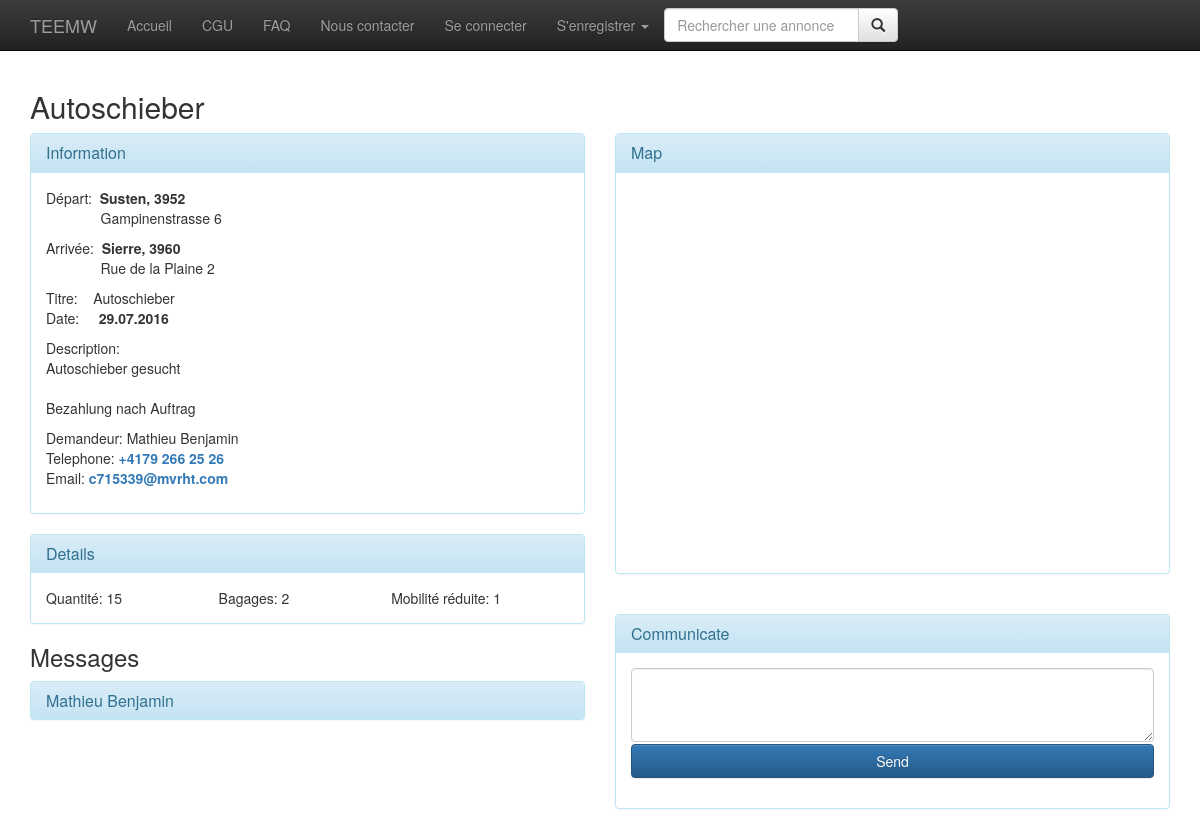
The app's page /demand/get_offer/5 with its own data.
### tables this page shows
CREATE TABLE `offer` (
  `id` int(11) NOT NULL,
  `user_id` int(11) DEFAULT NULL,
  `offer` varchar(100) DEFAULT NULL,
  `start_street` varchar(200) NOT NULL,
  `start_zip_code` int(4) NOT NULL,
  `start_place` varchar(200) NOT NULL,
  `destination_street` varchar(200) NOT NULL,
  `destination_zip_code` int(4) NOT NULL,
  `destination_place` varchar(200) NOT NULL,
  `description` text NOT NULL,
  `offer_type` varchar(4) NOT NULL,
  `fields` text NOT NULL,
  `date` date NOT NULL,
  `state` int(4) NOT NULL DEFAULT '1'
);

CREATE TABLE `users` (
  `id` int(11) NOT NULL,
  `username` varchar(50) NOT NULL,
  `password` varchar(255) NOT NULL,
  `email` varchar(100) NOT NULL,
  `tel` varchar(100) NOT NULL,
  `first_name` varchar(100) NOT NULL,
  `last_name` varchar(100) NOT NULL,
  `address` varchar(200) NOT NULL,
  `zip_code` int(8) NOT NULL,
  `street` varchar(100) NOT NULL,
  `activated` tinyint(1) NOT NULL DEFAULT '1',
  `banned` tinyint(1) NOT NULL DEFAULT '0',
  `ban_reason` varchar(255) DEFAULT NULL,
  `new_password_key` varchar(50) DEFAULT NULL,
  `new_password_requested` datetime DEFAULT NULL,
  `new_email` varchar(100) DEFAULT NULL,
  `new_email_key` varchar(50) DEFAULT NULL,
  `last_ip` varchar(40) NOT NULL,
  `last_login` datetime NOT NULL DEFAULT '0000-00-00 00:00:00',
  `created` datetime NOT NULL DEFAULT '0000-00-00 00:00:00',
  `modified` timestamp NOT NULL DEFAULT CURRENT_TIMESTAMP ON UPDATE CURRENT_TIMESTAMP
);

### application/core/MY_Loader.php (called while the page is built, shortened)
<?php  if ( ! defined('BASEPATH')) exit('No direct script access allowed');
class MY_Loader extends CI_Loader {
	var $template;
	function view($view, $vars = array(), $return = FALSE) {
		$CI =& get_instance();
		$vars['content_view'] = $view;
		$vars['is_logged'] = $CI->tank_auth->is_logged_in();
		if ($this->template !== FALSE) {
			return parent::view('../template/'.$this->template, $vars, $return);
		}
		return $this->basic_view($view, $vars, $return);
	}
	function basic_view($view, $vars = array(), $return = FALSE) {
		return parent::view($view, $vars, $return);
	}
	function _load_template() {
		$this->template = 'default';
	}
}

### application/controllers/Demand.php (called while the page is built, shortened)
<?php
class Demand extends MY_Controller {
	public function get_offer() {
		$offer_id = $this->uri->segment(3);
		$offer = $this->offer_model->get_offer_by_id($offer_id);
		$offer = $offer[0];
		$offer->date = date('d.m.Y', strtotime($offer->date));
		$offer->user = $this->users->get_user_by_id($offer->user_id);
		$offer->fields = json_decode($offer->fields);
		$data['offer'] = $offer;
		$data['labels'] = $this->get_field_labels();
		$data['this_user'] = $this->users->get_user_by_id($this->get_logged_in_user());
		$this->load->view('demand/demand_detail',$data);
	}
	public function get_field_labels() {
		$labels = array();
		$labels['dem_boxes'] = 'Nombres de cartons';
		$labels['dem_small_furniture'] = 'Nombre petits meubles';
		$labels['dem_middle_furniture'] = 'Nombre meubles moyens';
		$labels['dem_big_furniture'] = 'Nombre gros meubles';
		$labels['veh_brand'] = 'Marque';
		$labels['veh_model'] = 'Modèle';
		$labels['veh_length'] = 'Longueur';
		$labels['veh_width'] = 'Largeur';
		$labels['veh_height'] = 'Hauteur';
		$labels['veh_wheight'] = 'Poids';
		$labels['veh_number'] = 'Quantité';
		$labels['per_number'] = 'Quantité';
		$labels['per_bags'] = 'Bagages';
		$labels['per_mob_red'] = 'Mobilité réduite';
		$labels['obj_vol'] = 'Volume';
		$labels['obj_length'] = 'Longueur';
		$labels['obj_size'] = 'Largeur';
		$labels['obj_height'] = 'Hauteur';
		$labels['obj_weight'] = 'Poids';
		$labels['obj_number'] = 'Quantité';
		$labels['obj_frag'] = 'Fragilité';
		$labels[''] = '';
		$labels[''] = '';
		$labels[''] = '';
		return $labels;
	}
}

### index.php (called while the page is built, shortened)
<?php
require_once BASEPATH.'core/CodeIgniter.php';

### application/models/Offer_model.php (called while the page is built, shortened)
<?php if (!defined('BASEPATH')) exit('No direct script access allowed');
class Offer_model extends CI_Model
{
	function get_offer_by_id($offer_id)
	{
		$this->db->select('*');
		$this->db->from('offer');
		$this->db->where('id',$offer_id);
		$query=$this->db->get();
		$result = $query->result();
		foreach ($result as $obj) {
			$obj->communication = $this->offer_communication_model->get_offer_communications_by_offer_id($obj->id);
		}
		return $result;
	}
}

### application/models/Offer_communication_model.php (called while the page is built, shortened)
<?php if (!defined('BASEPATH')) exit('No direct script access allowed');
class Offer_communication_model extends CI_Model
{
	function get_offer_communications_by_offer_id($offer_id)
	{
		$this->db->select('*');
		$this->db->from('offer_communication');
		$this->db->where('offer_id',$offer_id);
		$query=$this->db->get();
		$result = $query->result();
		$return = array();
		foreach($result as $obj) {
			$from_user = $this->users->get_user_by_id($obj->from_user_id);
			$to_user = $this->users->get_user_by_id($obj->to_user_id);
			$foreign_user_id = ($this->tank_auth->get_user_id() == $obj->from_user_id ? $obj->to_user_id : $obj->from_user_id);
			$return[$foreign_user_id]['user'] = ($this->tank_auth->get_user_id() == $obj->from_user_id ? $to_user : $from_user);
			$return[$foreign_user_id]['messages'][] = $obj;
		}
		return $return;
	}
	function set_offer_communications_read_by_offer_id($offer_id, $user_id)
	{
		$this->db->where('offer_id', $offer_id);
		$this->db->where('to_user_id', $user_id);
		if ($this->db->update('offer_communication', array('is_notified' => 1))) {
			return true;
		}
		return NULL;
	}
}

### application/models/tank_auth/Users.php (called while the page is built, shortened)
<?php if (!defined('BASEPATH')) exit('No direct script access allowed');
class Users extends CI_Model
{
	private $table_name			= 'users';
	function __construct()
	{
		$ci =& get_instance();
		$this->table_name			= $ci->config->item('db_table_prefix', 'tank_auth').$this->table_name;
	}
	function get_user_by_id($user_id)
	{
		$this->db->where('id', $user_id);
		$query = $this->db->get($this->table_name);
		if ($query->num_rows() == 1) return $query->row();
		return NULL;
	}
}

### application/libraries/Tank_auth.php (called while the page is built, shortened)
<?php if (!defined('BASEPATH')) exit('No direct script access allowed');
class Tank_auth
{
	function __construct()
	{
		$this->ci =& get_instance();
	}
	function get_user_id()
	{
		return $this->ci->session->userdata('user_id');
	}
}

### application/views/demand/demand_detail.php (the view, shortened to what this page needs)
<div class="col-md-1"></div>
	<h2><?php echo $offer->offer; ?></h2>
<div class="row">
	<div class="col-md-6">
    <div class="panel panel-info">
      <div class="panel-heading">
        <h3 class="panel-title">Information</h3>
      </div>
      <div class="panel-body">
        <p>
          Départ:&nbsp;&nbsp;<strong><?php echo $offer->start_place.", ".$offer->start_zip_code; ?></strong><br>
          <?php echo $offer->start_street; ?>
        </p>
        <p>
          Arrivée:&nbsp;&nbsp;<strong><?php echo $offer->destination_place.", ".$offer->destination_zip_code; ?></strong><br>
          <?php echo $offer->destination_street; ?>
        </p>
        <p>
          Titre:&nbsp;&nbsp;&nbsp;&nbsp;<?php echo $offer->offer; ?><br>
          Date:&nbsp;&nbsp;&nbsp;&nbsp;&nbsp;<strong><?php echo $offer->date; ?></strong>
        </p>
        <p>
          Description:<br><?php echo nl2br($offer->description); ?>
        </p>
        <p>
          Demandeur:&nbsp;<?php echo $offer->user->last_name." ".$offer->user->first_name; ?><br>
          Telephone:&nbsp;<a href="tel:<?php echo $offer->user->tel; ?>"><strong><?php echo $offer->user->tel; ?></a></strong><br>
          Email:&nbsp;<a href="mailto:<?php echo $offer->user->email; ?>"><strong><?php echo $offer->user->email; ?></a></strong>
        </p>
      </div>
    </div>
    <div class="panel panel-info">
      <div class="panel-heading">
        <h3 class="panel-title">Details</h3>
      </div>
      <div class="panel-body">
          <?php
          foreach($offer->fields as $field => $value) {
            echo '<div style="width: 33%; margin: 0; padding: 0; float: left">';
            echo $labels[$offer->offer_type.'_'.$field].":&nbsp;".$value;
            echo '</div>';
          }
          ?>
      </div>
    </div>
    <h3>Messages</h3>
    <?php
    if ($offer->user_id == $this->tank_auth->get_user_id())  {
      ?>
        <?php
          foreach($offer->communication as $user_id => $data) {
            ?>
            <div class="panel-group" id="accordion">
                <div class="panel panel-info">
                    <div class="panel-heading">
                        <h4 class="panel-title">
                            <a class="accordion-toggle collapsed" data-toggle="collapse" data-parent="#accordion" href="#collapse_user_<?php echo $user_id; ?>"><?php echo $data['user']->last_name." ".$data['user']->first_name; ?></a>
                        </h4>
                    </div>
                    <div id="collapse_user_<?php echo $user_id; ?>" class="panel-collapse collapse">
                        <div class="panel-body">
                            <?php
                              foreach($data['messages'] as $message) {
                                if ($message->from_user_id == $this->tank_auth->get_user_id()) {
                                  $from_user = $offer->user->last_name." ".$offer->user->first_name;
                                  $to_user = $data['user']->last_name." ".$data['user']->first_name;
                                }
                                else {
                                  $to_user = $offer->user->last_name." ".$offer->user->first_name;
                                  $from_user = $data['user']->last_name." ".$data['user']->first_name;
                                }
                            ?>
                              <div class="row" style="border-bottom: 2px solid black; margin-bottom: 10px;">
                              <div class="col-md-5">
                                <p>
                                  From: <?php echo $from_user; ?><br>
                                  To: <?php echo $to_user; ?><br><br>
                                  Date: <?php echo date('d.m.Y H:i', strtotime($message->send_datetime)); ?>
                                </p>
                              </div>
                              <div class="col-md-7"><?php echo nl2br($message->text); ?></div>
                            </div>
                            <?php
                              }
                            ?>
                        </div>
                    </div>
                </div>
            </div>
            <?php
          }
        ?>
      <?php
    }
    else {
      if (isset($offer->communication[$offer->user_id])) {
      ?>
      <div class="panel-group" id="accordion">
          <div class="panel panel-info">
              <div class="panel-heading">
                  <h4 class="panel-title">
                      <a class="accordion-toggle collapsed" data-toggle="collapse" data-parent="#accordion" href="#collapse_user_<?php echo $offer->user_id; ?>"><?php echo $offer->user->last_name." ".$offer->user->first_name; ?></a>
                  </h4>
              </div>
          </div>
      </div>
      <?php
      }
    }
    ?>
  </div>
	<div class="col-md-6">
    <div class="panel panel-info">
      <div class="panel-heading">
        <h3 class="panel-title">Map</h3>
      </div>
      <div class="panel-body" style="padding: 0">
        <div id="map_canvas" style="width:100%; height:400px"></div>
      </div>
    </div>
    <br>
    <div class="panel panel-info">
      <div class="panel-heading">
        <h3 class="panel-title">Communicate</h3>
      </div>
      <div class="panel-body">
        <form method="POST" action="<?php echo base_url(); ?>demand/add_offer_communication/<?php echo $offer->id; ?>">
          <?php
          $communication_text = array(
          	'name'	=> 'communication_text',
          	'id'	=> 'communication_text',
          	'class' => 'form-control',
            'rows' => 3
          );
          ?>
          <div class="form-group">
              <?php echo form_textarea($communication_text); ?>
            	<button style="margin-top: 2px; width: 100%; text-align: center" type="submit" class="btn btn-primary">Send</button>
          </div>
        </form>
      </div>
    </div>
  </div>
</div>

### css/default.css (style rules this page uses)
.panel-heading [data-toggle="collapse"]:after { display: none; }

### records on screen
offer: offer "Autoschieber", start_place "Susten", start_zip_code "3952", start_street "Gampinenstrasse 6", destination_place "Sierre", destination_zip_code "3960", destination_street "Rue de la Plaine 2", date "29.07.2016", description "Autoschieber gesucht Bezahlung nach Auftrag", offer_type "Quantité", offer_type "Bagages", offer_type "Mobilité réduite"
users: last_name "Mathieu", first_name "Benjamin", tel "+4179 266 25 26", email "c715339@mvrht.com"

### other values on screen
lang('home') "Accueil"
lang('login') "Se connecter"
lang('register') "S'enregistrer"
$value "15"
$value "2"
$value "1"
